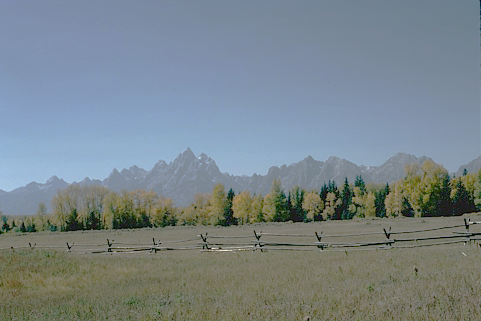
%> input picture histogram/images/inputs/1.png, 481 x 321 px
$ octave main.m   (GNU Octave 9; MATLAB toolbox functions it lacks are replaced by stand-ins)
%> lines starting %> are read from the running program, lines starting %| are printed output that depends on the picture
%> further down, input_image is the input picture: size 321x481x3 uint8; mean R, G, B 121.5, 133.1, 138.3
### histogram/histogram_equalization.m
function f_histeq = histogram_equalization(f)
    % Initialize the output image with the same size as the input
    f_histeq = f;
    [a, b, c] = size(f);
%> a = 321; b = 481; c = 3

    % Process each color channel separately for color images
    for it = 1:c
        f_histeq(:, :, it) = channel_histeq(f_histeq(:, :, it));
    end
%> this loop made 3 passes
%> pass 1, in channel_histeq, `g = double(f);`:
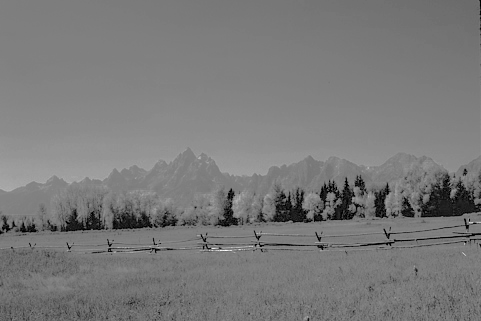
%> g: size 321x481 double; min 0, max 254, mean 121.5
%> pass 2, in channel_histeq (call 2), `g = double(f);`:
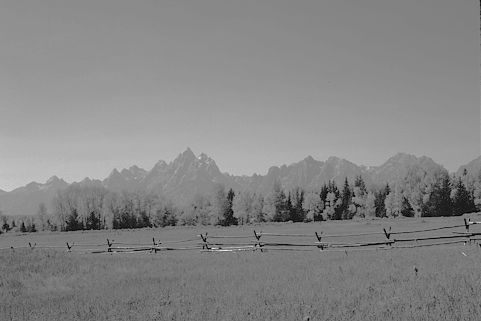
%> g: size 321x481 double; min 0, max 245, mean 133.1
%> pass 3, in channel_histeq (call 3), `g = double(f);`:
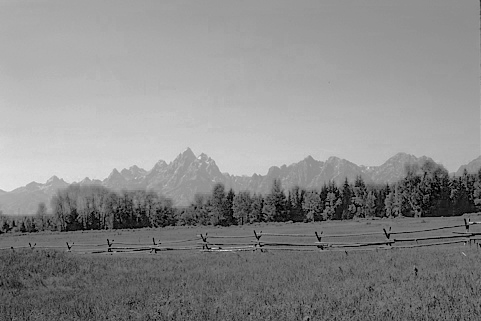
%> g: size 321x481 double; min 0, max 234, mean 138.3
%> after the loop:
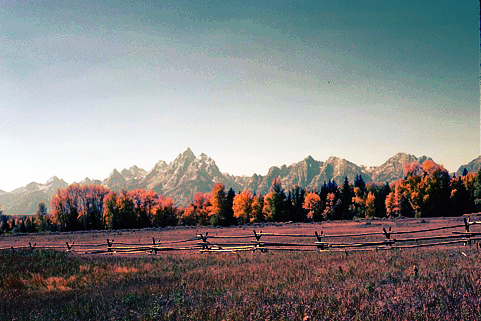
%> f_histeq: size 321x481x3 uint8; mean R, G, B 131.3, 129.6, 128.6

end

function g = channel_histeq(f)
    % Convert the input image to double for processing
    g = double(f);
    [m, n] = size(g);
    len = m * n;

    % Reshape the image matrix into a single column vector
    x = reshape(g, len, 1);
    L = 256; % Number of intensity levels

    % Compute the histogram of the input image
    xpdf = hist(x, [0:L - 1]);
    xpdf = xpdf / len; % Normalize to get the PDF

    % Compute the CDF from the PDF
    sk = xpdf * triu(ones(L));

    % Initialize the output image
    y0 = zeros(m, n);

    % Apply the transformation based on the CDF
    for k = 0:L - 1

        if (xpdf(k + 1) > 0)
            list = find(g == k);
            y0(list) = sk(k + 1) * (L - 1);
        end

    end

    % Convert the output image back to uint8 format
    g = uint8(y0);
end

### histogram/main.m
clc;
input_image = imread('images/inputs/1.png'); % Read the input image
output_image = histogram_equalization(input_image); % Perform histogram equalization

% Display the original and equalized images side by side
subplot(1, 2, 1), imshow(input_image), title('Original Image');
subplot(1, 2, 2), imshow(output_image), title('Histogram Equalized Image');

$ run again, with histogram/images/inputs/3.png copied over histogram/images/inputs/1.png
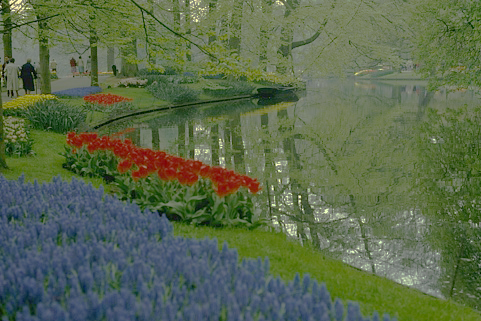
%> input picture histogram/images/inputs/3.png, 481 x 321 px
%> input_image is the input picture: size 321x481x3 uint8; mean R, G, B 91.1, 105.8, 76.4
%> the loop in histogram_equalization, `for it = 1:c` made 3 passes
%> pass 1, in channel_histeq, `g = double(f);`:
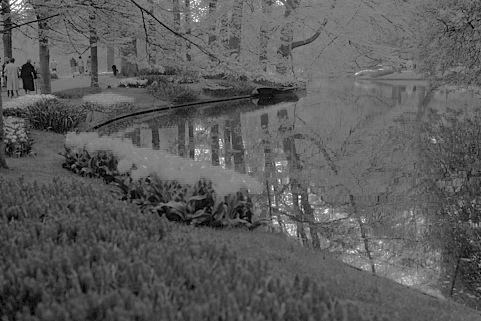
%> g: size 321x481 double; min 0, max 255, mean 91.1
%> after the loop in histogram_equalization, `for it = 1:c`:
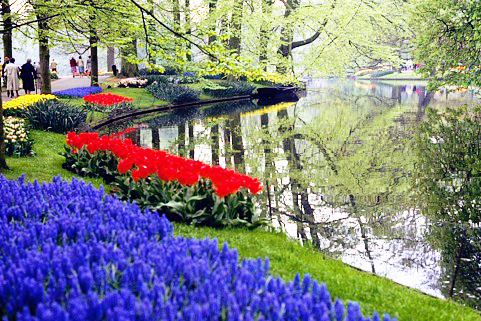
%> f_histeq: size 321x481x3 uint8; mean R, G, B 129.2, 129.8, 129.1

$ run again, with histogram/images/inputs/4.png copied over histogram/images/inputs/1.png
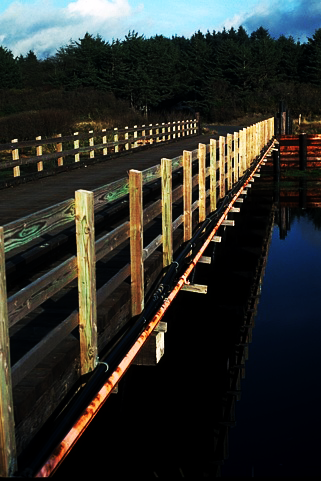
%> input picture histogram/images/inputs/4.png, 321 x 481 px
%> input_image is the input picture: size 481x321x3 uint8; mean R, G, B 46.8, 47.9, 43
%> the loop in histogram_equalization, `for it = 1:c` made 3 passes
%> pass 1, in channel_histeq, `g = double(f);`:
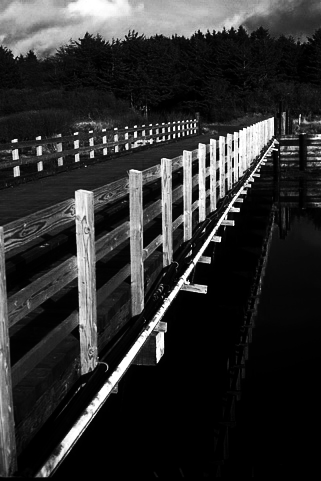
%> g: size 481x321 double; min 0, max 255, mean 46.8
%> after the loop in histogram_equalization, `for it = 1:c`:
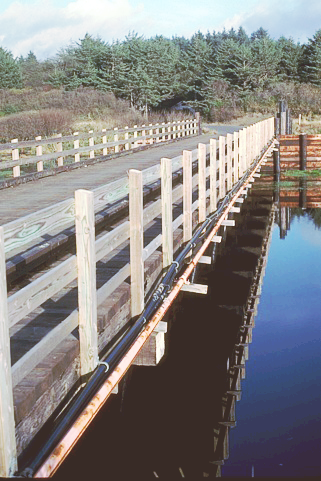
%> f_histeq: size 481x321x3 uint8; mean R, G, B 134.9, 132.5, 132
